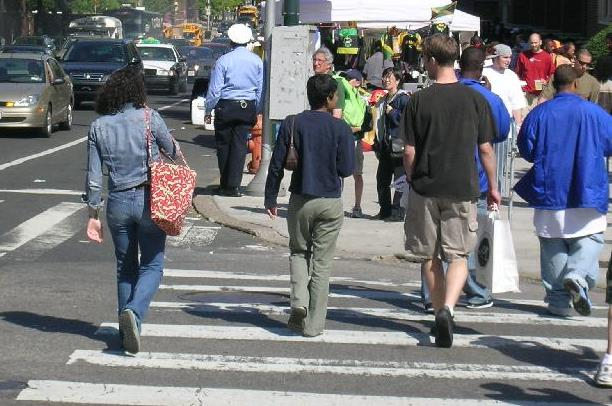
//> input picture dataset/Data/Shit/PennPed_shit/test-01.png, 612 x 406 px
$ ./complete_HOG_image test-01.png   (built with g++ and OpenCV 4)
//> lines starting //> are read from the running program, lines starting //| are printed output that depends on the picture; after the words box and inside, x2 and y2 are one past the last pixel; in counts of white or black regions, pixels touching at a corner belong together
#include <iostream>
#include <fstream>
#include "opencv2/highgui/highgui.hpp"
#include "opencv2/opencv.hpp"

using namespace std;
using namespace cv;

int main(int argc, const char * argv[])
{
	string arg = argv[1];
	Mat img=imread(arg,1);
//> img is the input picture: 406 rows x 612 cols, CV_8UC3; mean B, G, R 121.5, 117.4, 115.6
	HOGDescriptor hog;
	hog.setSVMDetector(HOGDescriptor::getDefaultPeopleDetector());

	namedWindow("video capture", CV_WINDOW_AUTOSIZE);
	if(!img.data)
	{
		cout<<"Weird shit!\n";
		return -1;
	}
	vector<Rect> found, found_filtered;
	vector<double> confidence;
	hog.detectMultiScale(img, found, confidence, 0, Size(8,8), Size(32,32), 1.05, 2);
//> found = 6 Rects (x, y, width, height): [421, 182, 74, 148], [342, 61, 92, 184], [179, 0, 118, 231], [47, 40, 164, 328], [228, 36, 176, 353], [360, 0, 189, 373]; confidence = [1.1, 1.03, 0.573, 0.563, 1.62, 2.12]

	size_t i, j;
	for(i=0; i<found.size(); i++)
	{
		Rect r = found[i];
		for(j=0; j<found.size(); j++)
			if(j!=i && (r & found[j])==r)
				break;
		if(j==found.size())
			found_filtered.push_back(r);
	}
//> this loop made 6 passes
	char ch[30];
	for(int abc=0; arg[abc]!='.'; abc++)
		ch[abc]=arg[abc];
	ch[7]='.';
	ch[8]='d';
	ch[9]='a';
	ch[10]='t';
	ch[11]='\0';
	FILE *printing = fopen(ch, "w");
	cout<<ch<<" and "<<arg<<"\n";
	for(i=0; i<found_filtered.size(); i++)
	{
		Rect r = found_filtered[i];
		r.x += cvRound(r.width*0.1);
		r.width += cvRound(r.width*0.1);
		r.y += cvRound(r.width*0.1);
		r.height += cvRound(r.width*0.1);
		rectangle(img, r.tl(), r.br(), cv::Scalar(0,255,0), 2);
		int x=r.x + r.width/3, y=r.y + r.height/3;
		//int x=(r.x + r.height)/2, y=(r.y + r.width)/2;
		ostringstream strs;
		strs << confidence[i];
		string str_value = strs.str();
		putText(img, str_value, Point(x, y), FONT_HERSHEY_SIMPLEX, .5, Scalar(255, 100, 0), 2);
		cout<<confidence[i]<<" is one of the confidences\n";
		fprintf(printing, "%d,%d,%d,%d\n",r.x,r.y,r.height,r.width);
	}
//> this loop made 5 passes
//> (x, y) on passes 1 to 5: (384, 135), (234, 94), (123, 173), (310, 179), (448, 152)
//| 1.10061 is one of the confidences
//| 1.02617 is one of the confidences
//| 0.573113 is one of the confidences
//| 0.563115 is one of the confidences
//| 1.61521 is one of the confidences
//> pass 1, `putText(img, str_value, Point(x, y), FONT_HERSHEY_SIMPLEX, .5, Scalar(..`:
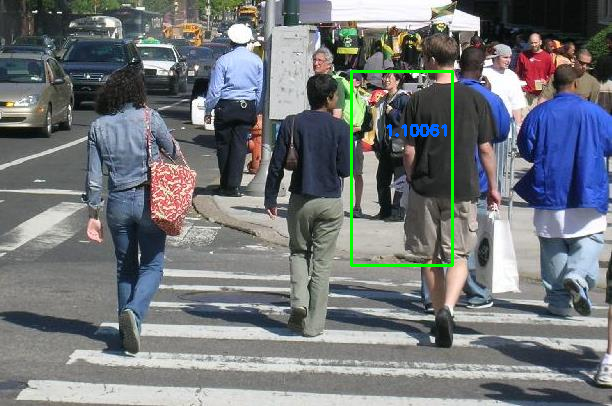
//> img: 406 rows x 612 cols, CV_8UC3; 0.88% of pixels changed, all inside (x1, y1, x2, y2) = (350, 70, 454, 267)
//> pass 2, `putText(img, str_value, Point(x, y), FONT_HERSHEY_SIMPLEX, .5, Scalar(..`:
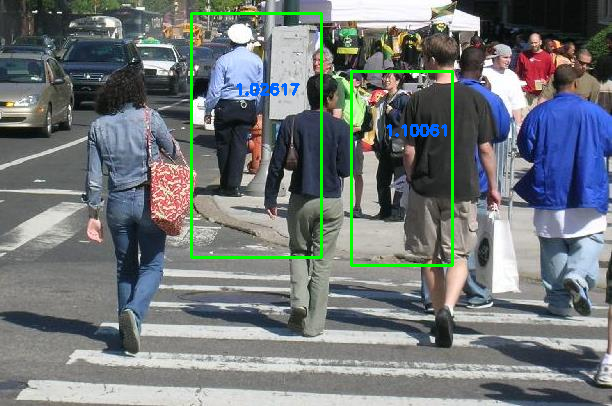
//> img: 406 rows x 612 cols, CV_8UC3; 1.07% of pixels changed, all inside (x1, y1, x2, y2) = (190, 12, 323, 259)
//> pass 3, `putText(img, str_value, Point(x, y), FONT_HERSHEY_SIMPLEX, .5, Scalar(..`:
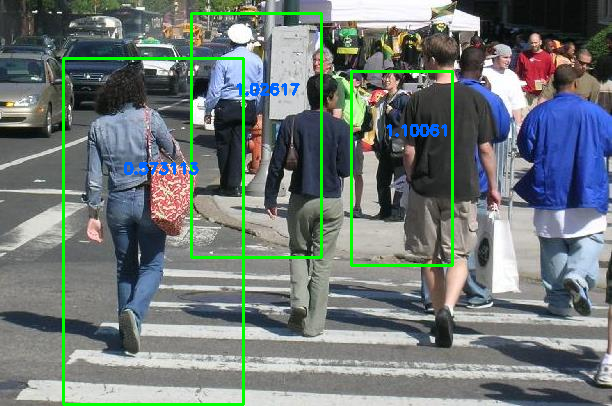
//> img: 406 rows x 612 cols, CV_8UC3; 1.46% of pixels changed, all inside (x1, y1, x2, y2) = (62, 57, 245, 406)
//> after the loop:
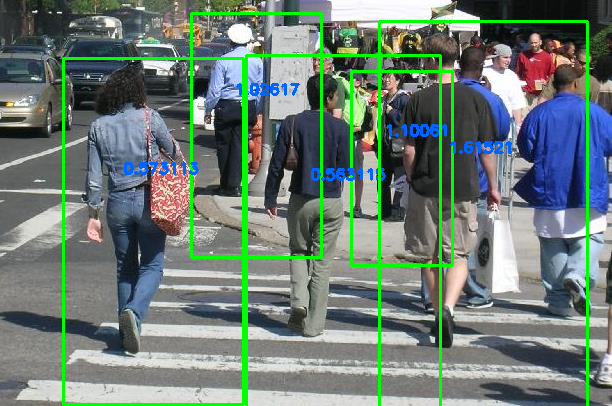
//> img: 406 rows x 612 cols, CV_8UC3; 2.6% of pixels changed, all inside (x1, y1, x2, y2) = (245, 20, 589, 406)
	fclose(printing);
	imshow("video capture", img);
	//waitKey(0);
	return 0;
}

$ run again, on dataset/Data/Shit/PennPed_shit/test-03.png
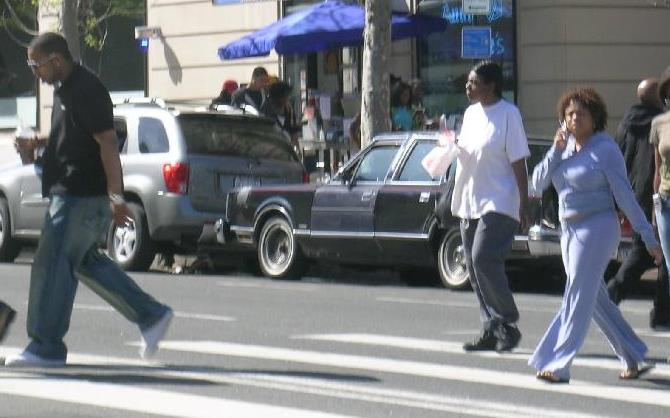
//> input picture dataset/Data/Shit/PennPed_shit/test-03.png, 670 x 418 px
//> img is the input picture: 418 rows x 670 cols, CV_8UC3; mean B, G, R 126.2, 121.7, 118.3
//> found = 4 Rects (x, y, width, height): [3, 0, 95, 182], [0, 97, 48, 192], [501, 64, 169, 346], [402, 35, 176, 351]; confidence = [0.238, 0.826, 2.64, 1.74]
//> the loop `for(i=0; i<found.size(); i++)` made 4 passes
//> the loop `for(i=0; i<found_filtered.size(); i++)` made 4 passes
//> (x, y) on passes 1 to 4: (48, 74), (22, 167), (580, 204), (484, 177)
//> (printed output is left out)
//> pass 1, `putText(img, str_value, Point(x, y), FONT_HERSHEY_SIMPLEX, .5, Scalar(..`:
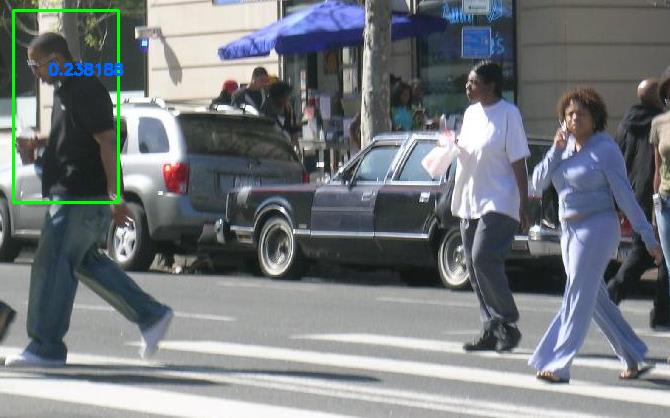
//> img: 418 rows x 670 cols, CV_8UC3; 0.84% of pixels changed, all inside (x1, y1, x2, y2) = (12, 9, 124, 204)
//> after the loop `for(i=0; i<found_filtered.size(); i++)`:
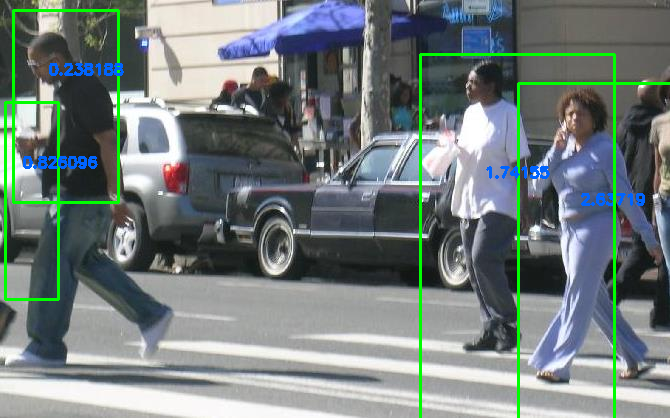
//> img: 418 rows x 670 cols, CV_8UC3; mean B, G, R 124.3, 125.6, 114.9

$ run again, on dataset/Data/Shit/PennPed_shit/test-04.png
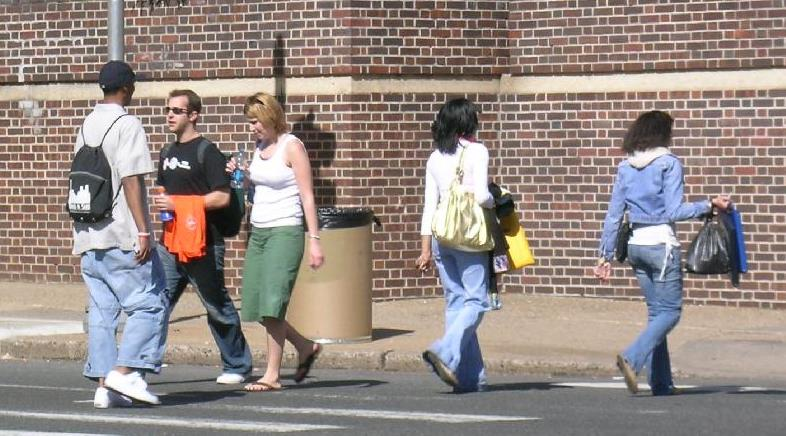
//> input picture dataset/Data/Shit/PennPed_shit/test-04.png, 786 x 436 px
//> img is the input picture: 436 rows x 786 cols, CV_8UC3; mean B, G, R 131.7, 137, 148.4
//> found = 5 Rects (x, y, width, height): [57, 246, 86, 171], [79, 74, 97, 193], [391, 133, 152, 303], [568, 102, 176, 334], [185, 61, 182, 364]; confidence = [0.631, 0.486, 1.77, 1.34, 1.45]
//> the loop `for(i=0; i<found.size(); i++)` made 5 passes
//> the loop `for(i=0; i<found_filtered.size(); i++)` made 5 passes
//> (x, y) on passes 1 to 5: (97, 316), (124, 153), (461, 256), (650, 238), (269, 209)
//> (printed output is left out)
//> pass 1, `putText(img, str_value, Point(x, y), FONT_HERSHEY_SIMPLEX, .5, Scalar(..`:
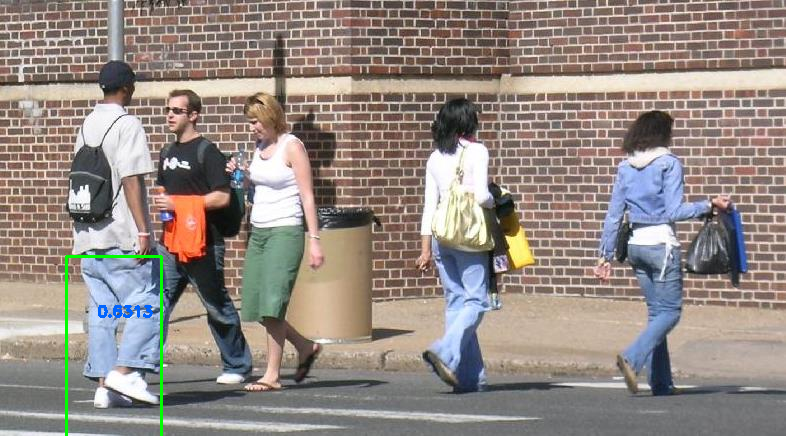
//> img: 436 rows x 786 cols, CV_8UC3; 0.51% of pixels changed, all inside (x1, y1, x2, y2) = (65, 255, 163, 436)
//> after the loop `for(i=0; i<found_filtered.size(); i++)`:
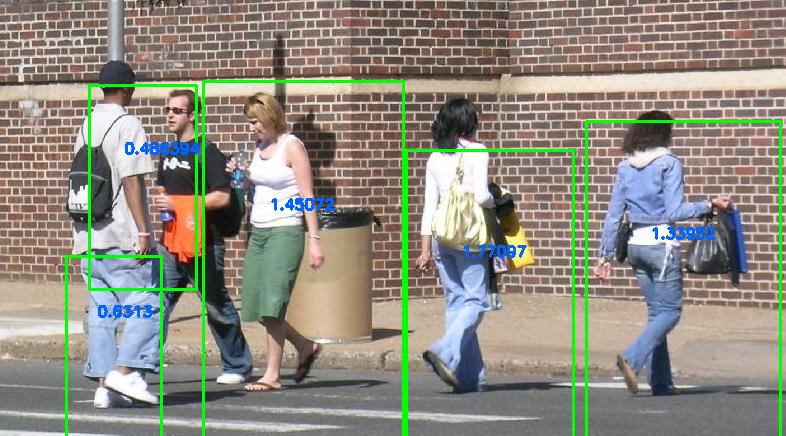
//> img: 436 rows x 786 cols, CV_8UC3; mean B, G, R 128.4, 140.3, 142.8

$ run again, on dataset/Data/Shit/PennPed_shit/test-05.png
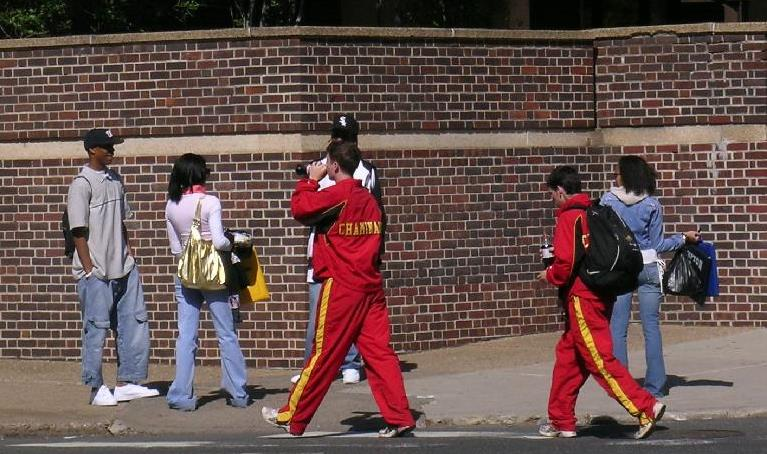
//> input picture dataset/Data/Shit/PennPed_shit/test-05.png, 767 x 454 px
//> img is the input picture: 454 rows x 767 cols, CV_8UC3; mean B, G, R 78.2, 81.5, 103.1
//> found = 4 Rects (x, y, width, height): [43, 151, 74, 147], [146, 266, 84, 168], [50, 241, 90, 181], [504, 114, 184, 340]; confidence = [1.46, 0.451, 0.903, 0.438]
//> the loop `for(i=0; i<found.size(); i++)` made 4 passes
//> the loop `for(i=0; i<found_filtered.size(); i++)` made 4 passes
//> (x, y) on passes 1 to 4: (77, 210), (184, 334), (92, 314), (589, 254)
//> (printed output is left out)
//> pass 1, `putText(img, str_value, Point(x, y), FONT_HERSHEY_SIMPLEX, .5, Scalar(..`:
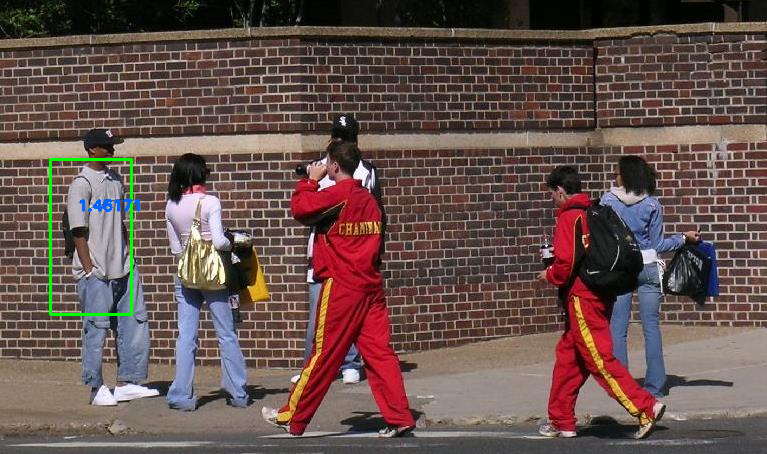
//> img: 454 rows x 767 cols, CV_8UC3; 0.51% of pixels changed, all inside (x1, y1, x2, y2) = (49, 158, 140, 316)
//> after the loop `for(i=0; i<found_filtered.size(); i++)`:
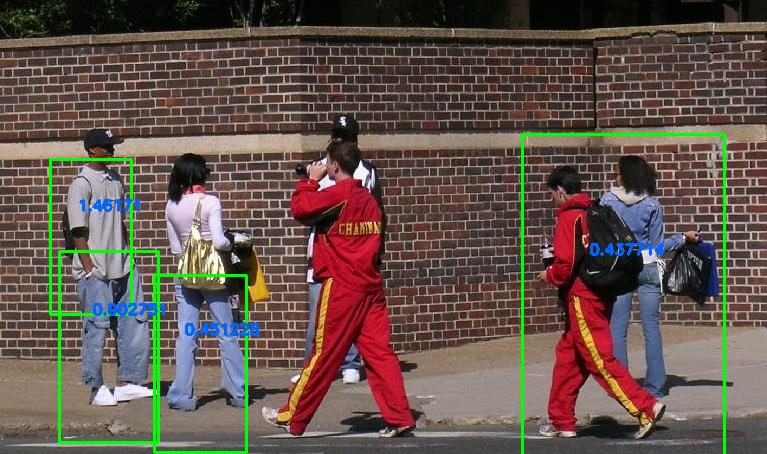
//> img: 454 rows x 767 cols, CV_8UC3; mean B, G, R 77, 84.6, 100.2
